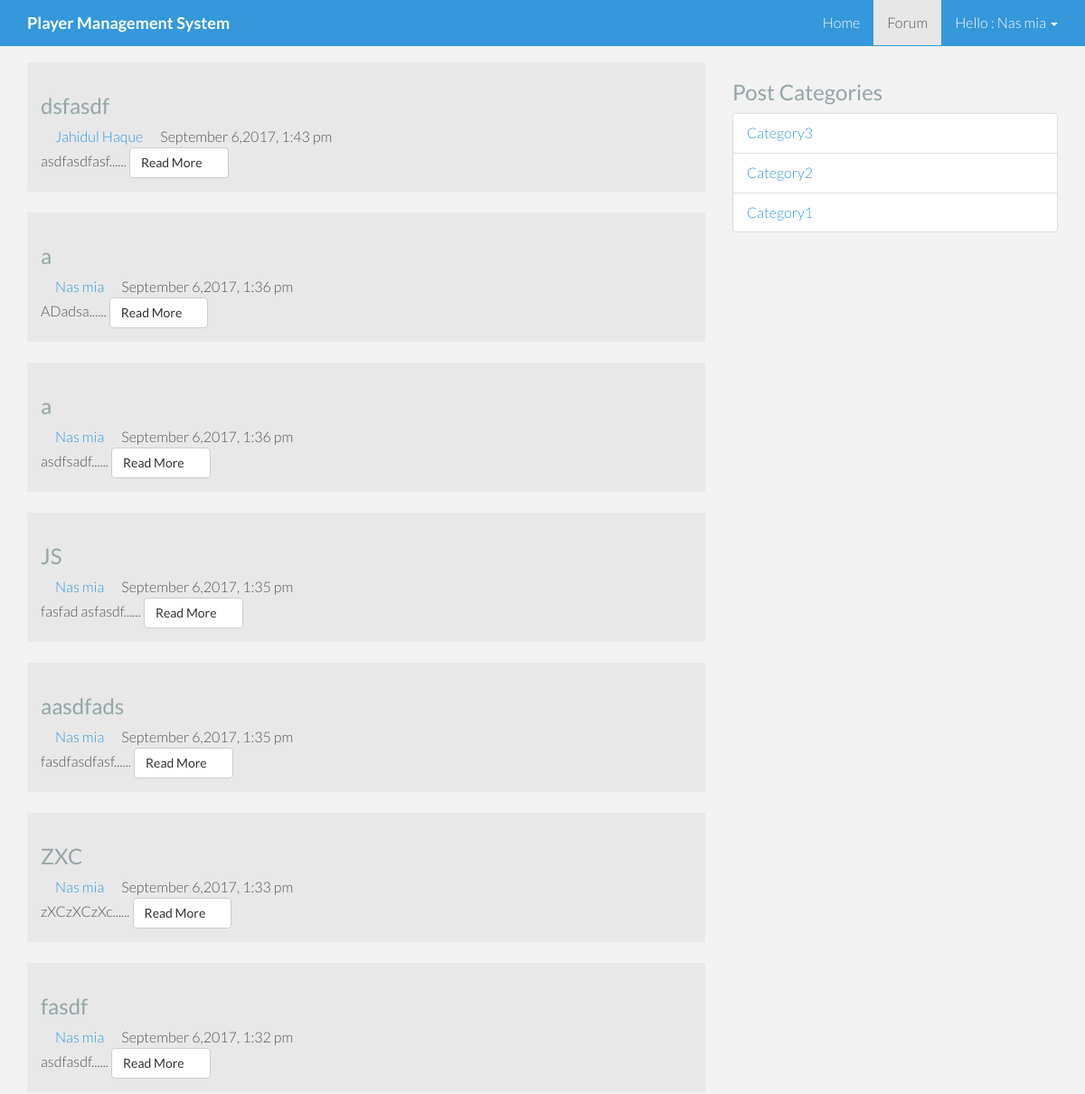
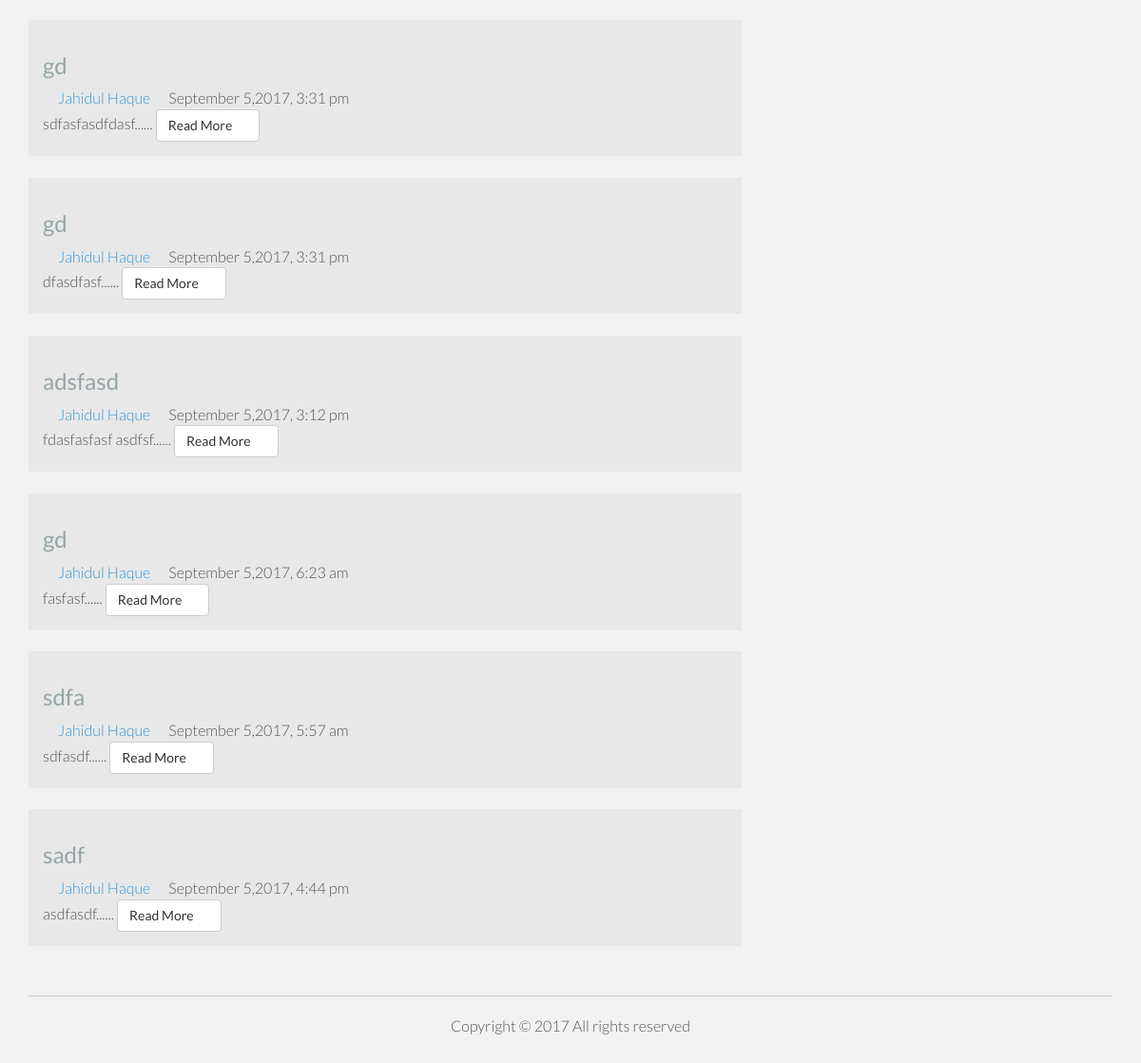
The app's page /category/cat3 (signed in) with its own data (2 pictures, top to bottom).
### tables this page shows
CREATE TABLE `tbl_post` (
  `id` int(11) NOT NULL,
  `cat` int(11) DEFAULT NULL,
  `title` varchar(255) DEFAULT NULL,
  `body` text,
  `slug` varchar(255) DEFAULT NULL,
  `character_name` varchar(255) DEFAULT NULL,
  `date` timestamp NOT NULL DEFAULT CURRENT_TIMESTAMP ON UPDATE CURRENT_TIMESTAMP,
  `userid` int(11) DEFAULT NULL
);

CREATE TABLE `tbl_category` (
  `id` int(11) NOT NULL,
  `name` varchar(50) NOT NULL,
  `cat_slug` varchar(256) NOT NULL
);

### lib/Database.php (called while the page is built, shortened)
<?php
Class Database{
	public $host   = DB_HOST;
	public $user   = DB_USER;
	public $pass   = DB_PASS;
	public $dbname = DB_NAME;
	public $link;
	private function connectDB(){
	$this->link = new mysqli($this->host, $this->user, $this->pass, $this->dbname);
 }
	public function select($query){
		$result = $this->link->query($query) or die($this->link->error.__LINE__);
		if($result->num_rows > 0){
			return $result;
		} else {
			return false;
		}
	}
}

### helpers/Format.php (called while the page is built, shortened)
<?php
class Format{
	public function formatDate($date){
		return date('F j,Y, g:i a',strtotime($date));
	}
	public function textShorten($text,$limit=400){
		$text = $text. " ";
		$text = substr($text, 0, $limit);
		$text = substr($text, 0, strrpos($text,' '));
		$text = $text."......";
		return $text;
	}
}
?>

### posts.php (the view)
<?php include 'inc/header.php';?>
        <?php
            $category =  mysqli_real_escape_string($db->link,$_GET['category']);
            if (!isset($category) || $category == NULL) {
                echo "<script>window.location='404.php'</script>";
            }else{
                $id = $category;
            }
        ?>
        <?php
            $query = "select id from tbl_category where cat_slug = '$id'";
            $post = $db->select($query);
            if ($post) {
            while ($result = $post->fetch_assoc()) {
                    $id = $result['id'];
                }
            }
            ?>
            <div class="col-md-8">
                <div class="blog">
                    <?php
                        $query = "select * from tbl_post where cat = $id order by id desc";
                        $post = $db->select($query);
                        if ($post) {
                        while ($result = $post->fetch_assoc()) {
                     ?>
                    <div class="blog-item">
                        <div class="blog-content">
                            <a href="<?php echo SITE_URL ?><?php echo $result['slug']; ?>"><h3><?php echo $result['title']; ?></h3></a>
                            <div class="entry-meta">
                                <span><i class="icon-user"></i> <a href="<?php echo SITE_URL ?>profile.php?id=<?php echo $result['userid']; ?>"><?php echo $result['character_name']; ?></a></span>
                                <span><i class="icon-calendar"></i> <?php echo $fm->formatDate($result['date']); ?></span>
                            </div>
                            <?php echo $fm->textShorten($result['body'],425); ?>
                            <a class="btn btn-default" href="<?php echo SITE_URL ?><?php echo $result['slug']; ?>">Read More <i class="icon-angle-right"></i></a>
                        </div>
                    </div><br>
                 <?php }
                   }else{
                    echo "<h2>No Post Found...</h2>";
                } ?>
                </div>
            </div>
<?php include 'inc/sidebar.php'; ?>
<?php include "inc/footer.php";?>

### inc/sidebar.php
<div class="col-md-4">
      	<div class="widget">
      		 <div class="widget categories">
                    <h3>Post Categories</h3>
                    <div class="row">
                        <div class="col-sm-12">
                            <ul class="list-group" >
                            	<?php
                			         $query = "select * from tbl_category";
                			         $category = $db->select($query);
                			         if ($category) {
                			         while ($result = $category->fetch_assoc()) {
                		            ?>
                                                <li class="list-group-item"><a href="<?php echo SITE_URL;?>category/<?php echo $result['cat_slug']; ?>"><?php echo $result['name'] ?></a></li>
                                                <?php } } else { ?>
                						<li>No Category Created</li>
                					<?php } ?>
                            </ul>
                        </div>
                    </div>
                </div>
      	</div>
</div>

### assets/css/main.css (style rules this page uses)
body { background-color: #f2f2f2; font-family: 'Lato', sans-serif; font-weight: 300; font-size: 16px; color: #555; -webkit-font-smoothing: antialiased; -webkit-overflow-scrolling: touch; }
h1, h2, h3, h4, h5, h6 { font-family: 'Lato', sans-serif; font-weight: 300; color: #333; }
h3 { color: #95a5a6; font-weight: 400; }
a { color: #3498db; word-wrap: break-word; -webkit-transition: color 0.1s ease-in, background 0.1s ease-in; -moz-transition: color 0.1s ease-in, background 0.1s ease-in; -ms-transition: color 0.1s ease-in, background 0.1s ease-in; -o-transition: color 0.1s ease-in, background 0.1s ease-in; transition: color 0.1s ease-in, background 0.1s ease-in; }
a:before, a:after { -webkit-transition: color 0.1s ease-in, background 0.1s ease-in; -moz-transition: color 0.1s ease-in, background 0.1s ease-in; -ms-transition: color 0.1s ease-in, background 0.1s ease-in; -o-transition: color 0.1s ease-in, background 0.1s ease-in; transition: color 0.1s ease-in, background 0.1s ease-in; }
html, body { margin:0; padding:0; height:100%; }
.blog-content { padding: 15px; background: #e8e8e8; }

### records on screen
tbl_post: title "dsfasdf", character_name "Jahidul Haque", date "September 6,2017, 1:43 pm", body "asdfasdfasf......"
tbl_post: title "a", character_name "Nas mia", date "September 6,2017, 1:36 pm", body "ADadsa......"
tbl_post: title "a", character_name "Nas mia", date "September 6,2017, 1:36 pm", body "asdfsadf......"
tbl_post: title "JS", character_name "Nas mia", date "September 6,2017, 1:35 pm", body "fasfad asfasdf......"
tbl_post: title "aasdfads", character_name "Nas mia", date "September 6,2017, 1:35 pm", body "fasdfasdfasf......"
tbl_post: title "ZXC", character_name "Nas mia", date "September 6,2017, 1:33 pm", body "zXCzXCzXc......"
tbl_post: title "fasdf", character_name "Nas mia", date "September 6,2017, 1:32 pm", body "asdfasdf......"
tbl_post: title "gd", character_name "Jahidul Haque", date "September 5,2017, 3:31 pm", body "sdfasfasdfdasf......"
tbl_post: title "gd", character_name "Jahidul Haque", date "September 5,2017, 3:31 pm", body "dfasdfasf......"
tbl_post: title "adsfasd", character_name "Jahidul Haque", date "September 5,2017, 3:12 pm", body "fdasfasfasf asdfsf......"
tbl_post: title "gd", character_name "Jahidul Haque", date "September 5,2017, 6:23 am", body "fasfasf......"
tbl_post: title "sdfa", character_name "Jahidul Haque", date "September 5,2017, 5:57 am", body "sdfasdf......"
tbl_post: title "sadf", character_name "Jahidul Haque", date "September 5,2017, 4:44 pm", body "asdfasdf......"
tbl_category: name "Category3"
tbl_category: name "Category2"
tbl_category: name "Category1"

### other values on screen
Session::get('characterName') "Nas mia"
